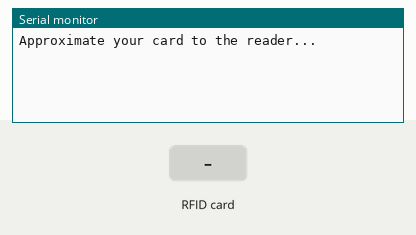
Simulated run of this sketch. Board: Arduino Uno, built with avr-gcc and run on an emulated ATmega328P. Parts: the last lines printed to the serial monitor. The test bench sets the inputs (shaded band).

Above: at 1.2 s.
1.3 s: RFID card 50 00 40 1D held to the reader
At 2.1 s:
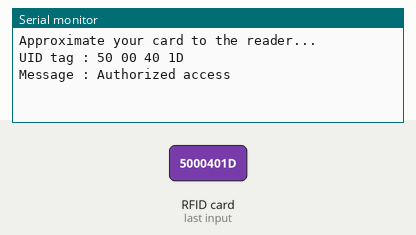
2.8 s: RFID card 5E 7A 19 C4 held to the reader
At 5.8 s:
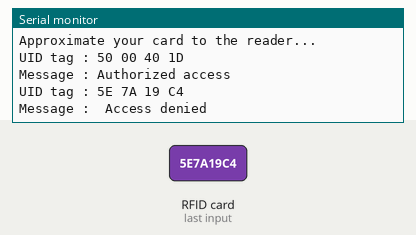

Measured:
- after the input at 1.3 s, the serial monitor: prints a new line at once (image 1)
- after the input at 2.8 s, the serial monitor: prints a new line after 1.5 s (image 2)

The sketch:

RFIDprojea.ino
```cpp
#include <SPI.h>
#include <MFRC522.h>

#define SS_PIN 10
#define RST_PIN 9
MFRC522 mfrc522(SS_PIN, RST_PIN);   // Create MFRC522 instance.

void setup()
{
  Serial.begin(9600);   // Initiate a serial communication
  SPI.begin();      // Initiate  SPI bus
  mfrc522.PCD_Init();   // Initiate MFRC522
  Serial.println("Approximate your card to the reader...");
  Serial.println();

}
void loop()
{
  // Look for new cards
  if ( ! mfrc522.PICC_IsNewCardPresent())
  {
    return;
  }
  // Select one of the cards
  if ( ! mfrc522.PICC_ReadCardSerial())
  {
    return;
  }
  //Show UID on serial monitor
  Serial.print("UID tag :");
  String content= "";
  byte letter;
  for (byte i = 0; i < mfrc522.uid.size; i++)
  {
     Serial.print(mfrc522.uid.uidByte[i] < 0x10 ? " 0" : " ");
     Serial.print(mfrc522.uid.uidByte[i], HEX);
     content.concat(String(mfrc522.uid.uidByte[i] < 0x10 ? " 0" : " "));
     content.concat(String(mfrc522.uid.uidByte[i], HEX));
  }
  Serial.println();
  Serial.print("Message : ");
  content.toUpperCase();
  if (content.substring(1) == "50 00 40 1D") //change here the UID of the card/cards that you want to give access
  {
    Serial.println("Authorized access");
    Serial.println();
    delay(3000);
  }

 else   {
    Serial.println(" Access denied");
    delay(3000);
  }
}
```
